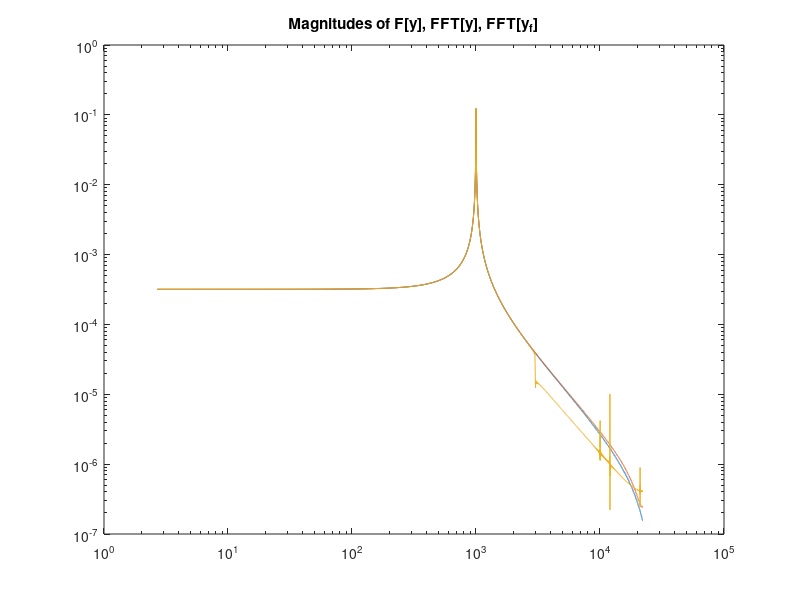

The MATLAB script that drew this image: (Note: this script raises an error after producing the figure.)
disp('Experiment 1')
%Exp.1: Signal generation, Fourier Transform
fs=44100; %sample sin at 44.1 kHz
no_pts=2*8192;
t=([1:no_pts]'-1)/fs;
y1=sin(2*pi*1000*t);
plot(t,y1);axis([0,0.004,-1.2,1.2]);title('The signal y(t)');pause
disp('original');sound(y1,fs);pause(no_pts/fs*2)
fr=([1:no_pts]'-1)/no_pts*fs;fr=fr(1:no_pts/2); %in Hz
f1=abs(fft(y1));f1=f1(1:no_pts/2)/fs;
frp=fr*2*pi;tmax=max(t);
F1=1/j*sin((frp-1000*2*pi)*tmax/2).*exp(j*(frp-1000*2*pi)*tmax/2)./(frp-1000*2*pi);
F2=1/j*sin((frp+1000*2*pi)*tmax/2).*exp(j*(frp+1000*2*pi)*tmax/2)./(frp+1000*2*pi);
F=abs(F1-F2);
loglog(fr,F,fr,f1);title('Frequency Domain magnitudes: F[y], FFT[y]');pause

disp('Experiment 2')
%Exp.2: Low-frequency sampling and reconstruction, Fourier Transform
a=4; %sample sin at 44.1/a kHz; use a = power of 2 
t_a=([1:no_pts/a]'-1)/fs*a;
y_a=sin(2*pi*1000*t_a);
plot(t,y1,t_a,y_a);axis([0,0.004,-1.2,1.2]);
title('y(t) sampled at high and low rates');pause
disp('original');sound(y1,fs);pause(no_pts/fs*2)
disp('low-freq sampling');sound(y_a,fs/a);pause(no_pts/fs*2)
% this sounds OK because of the internal filtering
fr_a=([1:no_pts/a]'-1)/no_pts*a*fs/a;fr_a=fr_a(1:no_pts/a/2);
f_a=abs(fft(y_a));f_a=f_a(1:no_pts/a/2)/fs*a;
loglog(fr,F,fr,f1,fr_a,f_a);title('Magnitudes of F[y], FFT[y], FFT[y_a]');pause

%bypass internal filters and emulate 44.1/a kHz D/A
y_n = interp1(t_a,y_a,t,'nearest','extrap');
        % REM: nearest neighbor interpolation ~ shifted ZOH
f_n=abs(fft(y_n));f_n=f_n(1:no_pts/2)/fs;
plot(t,y1,t,y_n);axis([0,0.004,-1.2,1.2])
title('Original and low-rate ZOH signals');pause
disp('original');sound(y1,fs);pause(no_pts/fs*2)
disp('nearest (~ZOH)');sound(y_n,fs);pause(no_pts/fs*2)
loglog(fr,F,fr,f1,fr,f_n);title('Magnitudes of F[y], FFT[y], FFT[y_{a,ZOH}]');pause

disp('Experiment 3')
%Exp.3: Digital filtering and reconstruction from the low-rate sampled signal
%linear interpolation
y_l = interp1(t_a,y_a,t,'linear','extrap');
f_l=abs(fft(y_l));f_l=f_l(1:no_pts/2)/fs;
plot(t,y1,t,y_l);axis([0,0.004,-1.2,1.2])
title('Original and lin.-interpolated low-rate signals');pause
disp('original');sound(y1,fs);pause(no_pts/fs*2)
disp('lin.interp.');sound(y_n,fs);pause(no_pts/fs*2)
loglog(fr,F,fr,f1,fr,f_l);title('Magnitudes of F[y], FFT[y], FFT[y_l]');pause

%upsampling
y_u=y1*0;k=1:a:no_pts;y_u(k)=y_a;
f_u=abs(fft(y_u));f_u=f_u(1:no_pts/2)/fs*a;
plot(t,y1,t,y_u);axis([0,0.004,-1.2,1.2])
title('Original and upsampled signals');pause
disp('original');sound(y1,fs);pause(no_pts/fs*2)
disp('upsampled');sound(y_u,fs);pause(no_pts/fs*2)
loglog(fr,F,fr,f1,fr,f_u);title('Magnitudes of F[y], FFT[y], FFT[y_u]');pause

%3kHz lowpass filter (1000*2-1 point approximation)
hs=sin(3000*2*pi*t)/pi./t; % this gives a division by zero warning
i=1000:-1:2;HS=[hs(i);3000*2;hs(2:1000)]*a/fs;  % set the correct value at 0 
y_f=conv(HS,y_u);
%eliminate initial/final points (initialization) of 1000 samples = 2.27e-2 s (significant)
y_f=y_f(1000:999+no_pts);
f_f=abs(fft(y_f));f_f=f_f(1:no_pts/2)/fs;
plot(t,y1,t,y_f);axis([0,0.004,-1.2,1.2])
title('Original and filtered upsampled signals');pause
disp('original');sound(y1,fs);pause(no_pts/fs*2)
disp('filtered-upsampled');sound(y_f,fs);pause(no_pts/fs*2)
loglog(fr,F,fr,f1,fr,f_f);title('Magnitudes of F[y], FFT[y], FFT[y_f]');pause

%use a butterworth filter
A=[ 1.0000e+000 -7.5419e+000  2.5836e+001 -5.2896e+001  7.1625e+001 -6.6986e+001 ...  
    4.3797e+001 -1.9759e+001  5.8842e+000 -1.0441e+000  8.3813e-002];
B=[  2.2721e-008  2.2721e-007  1.0225e-006  2.7265e-006  4.7714e-006  5.7257e-006 ...
    4.7714e-006  2.7265e-006  1.0225e-006  2.2721e-007  2.2721e-008];
td=-3.7885e-4;
% comment the following two calls if the functions are not available
[B,A] = butter(10,2700/22050);
[m,p]=dbode(B,A,1/fs,2*pi*1000); td=p/180/2/1000; % find delay at 1kHz
y_b=dlsim(B*a,A,y_u);
f_b=abs(fft(y_b));f_b=f_b(1:no_pts/2)/fs;
plot(t,y1,t+td,y_b);axis([0,0.004,-1.2,1.2]);
title('Original and butterworth-filtered upsampled signals');pause
disp('original');sound(y1,fs);pause(no_pts/fs*2)
disp('b-filtered upsampled');sound(y_b,fs);pause(no_pts/fs*2)
loglog(fr,F,fr,f1,fr,f_b);title('Magnitudes of F[y], FFT[y], FFT[y_b]');pause



%Exp.4: Equalization
[y,f]= wavread('tada');
y=y(:,1); % keep only one channel
ly=length(y); ty=([1:ly]'-1)/f;
w=([1:ly]'-1)/ly*f;w=w(1:ly/2); %in Hz
fy=abs(fft(y));fy=fy(1:ly/2)/f; % FFT
    soundsc(y,f)
loglog(w,fy);title('Magnitude of F[y]');pause

i=2:500;i_=500:-1:2; L=500:499+ly; % define 3 1000-point lowpass filters 
hs1=sin(700*2*pi*ty)/pi./ty;HS1=[hs1(i_);700*2;hs1(i)]/f;
hs2=sin(2000*2*pi*ty)/pi./ty;HS2=[hs2(i_);2000*2;hs2(i)]/f;
hs3=sin(5000*2*pi*ty)/pi./ty;HS3=[hs3(i_);5000*2;hs3(i)]/f;
z1=conv(HS1,y);z1=z1(L);
z2=conv(HS2,y);z2=z2(L);
z3=conv(HS3,y);z3=z3(L);
done=0;
while done ==0
    coef=input('enter equalization coefficients [low, mid-low, mid-hi, hi] ');
    if isempty(coef),coef=[1 1 1 1];end
    yx=[z1 z2-z1 z3-z2 y-z3]*coef';
    soundsc(yx,f)
    fx=abs(fft(yx));fx=fx(1:ly/2)/f;
    loglog(w,fx);title('Equalized signal');pause
    done=input('Done 1=y, [0]  ');
    if isempty(done);done=0;end
end

